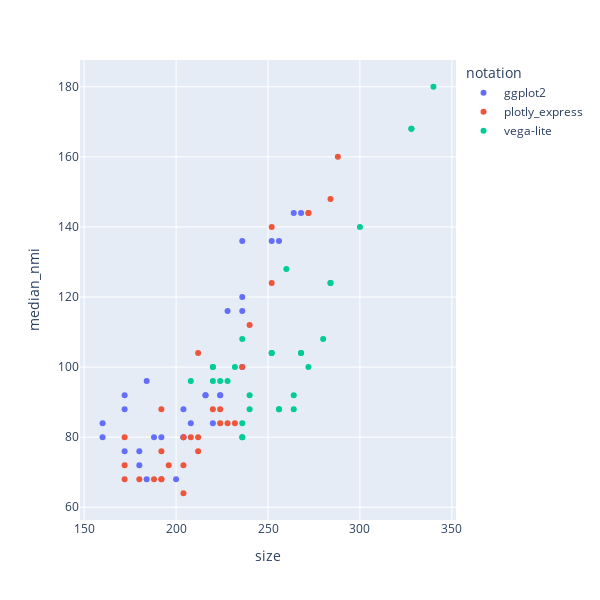

Here is the notebook cell this chart was saved with:
### Code cell
px.scatter(perspec, x="size", y="median_nmi", color="notation", hover_name="spec", height=600, width=600)

### Figure 1 — Plotly figure (JSON) as saved in the notebook; plotly's stock layout.template omitted (floating-point values rounded to 4 significant figures)
{"data": [{"hovertemplate": "<b>%{hovertext}</b><br><br>notation=ggplot2<br>size=%{x}<br>median_nmi=%{y}<extra></extra>", "hovertext": ["area_colored", "area_colored_stacked", "bar_budget", "bar_budget_avg", "bar_budget_avg_colored", "bar_count", "bar_count_100", "bar_count_colored", "bar_count_horizontal", "bar_count_ordered", "bar_count_single", "box", "box_colored", "box_faceted", "bubble", "bubble_agg", "heatmap_budget_avg", "heatmap_count", "histogram", "histogram_mean", "line", "line_colored", "ols_separate", "pie_count", "scatter", "scatter_colored", "scatter_colored_continuous", "scatter_colored_symbol", "scatter_ols_global", "scatter_ols_separate"], "legendgroup": "ggplot2", "marker": {"color": "#636efa", "symbol": "circle"}, "mode": "markers", "name": "ggplot2", "orientation": "v", "showlegend": true, "type": "scatter", "x": [252, 264, 204, 208, 236, 160, 192, 180, 160, 172, 172, 184, 200, 224, 216, 268, 224, 180, 172, 216, 236, 256, 228, 184, 188, 204, 204, 220, 236, 236], "xaxis": "x", "y": [136, 144, 80, 84, 100, 80, 80, 72, 84, 92, 88, 68, 68, 92, 92, 144, 92, 76, 76, 92, 136, 136, 116, 96, 80, 80, 88, 84, 120, 116], "yaxis": "y"}, {"hovertemplate": "<b>%{hovertext}</b><br><br>notation=plotly_express<br>size=%{x}<br>median_nmi=%{y}<extra></extra>", "hovertext": ["area_colored", "area_colored_stacked", "bar_budget", "bar_budget_avg", "bar_budget_avg_colored", "bar_count", "bar_count_100", "bar_count_colored", "bar_count_horizontal", "bar_count_ordered", "bar_count_single", "box", "box_colored", "box_faceted", "bubble", "bubble_agg", "heatmap_budget_avg", "heatmap_count", "histogram", "histogram_mean", "line", "line_colored", "ols_separate", "pie_count", "scatter", "scatter_colored", "scatter_colored_continuous", "scatter_colored_symbol", "scatter_ols_global", "scatter_ols_separate"], "legendgroup": "plotly_express", "marker": {"color": "#EF553B", "symbol": "circle"}, "mode": "markers", "name": "plotly_express", "orientation": "v", "showlegend": true, "type": "scatter", "x": [272, 288, 192, 204, 232, 172, 204, 192, 172, 212, 192, 188, 204, 220, 240, 252, 224, 192, 180, 208, 252, 272, 284, 172, 196, 212, 212, 228, 236, 224], "xaxis": "x", "y": [144, 160, 68, 72, 84, 68, 80, 68, 72, 104, 88, 68, 64, 88, 112, 124, 84, 76, 68, 80, 140, 144, 148, 80, 72, 76, 80, 84, 100, 88], "yaxis": "y"}, {"hovertemplate": "<b>%{hovertext}</b><br><br>notation=vega-lite<br>size=%{x}<br>median_nmi=%{y}<extra></extra>", "hovertext": ["area_colored", "area_colored_stacked", "bar_budget", "bar_budget_avg", "bar_budget_avg_colored", "bar_count", "bar_count_100", "bar_count_colored", "bar_count_horizontal", "bar_count_ordered", "bar_count_single", "box", "box_colored", "box_faceted", "bubble", "bubble_agg", "heatmap_budget_avg", "heatmap_count", "histogram", "histogram_mean", "line", "line_colored", "ols_separate", "pie_count", "scatter", "scatter_colored", "scatter_colored_continuous", "scatter_colored_symbol", "scatter_ols_global", "scatter_ols_separate"], "legendgroup": "vega-lite", "marker": {"color": "#00cc96", "symbol": "circle"}, "mode": "markers", "name": "vega-lite", "orientation": "v", "showlegend": true, "type": "scatter", "x": [284, 300, 236, 236, 264, 208, 252, 240, 220, 220, 224, 236, 264, 268, 268, 280, 256, 240, 220, 236, 260, 284, 328, 228, 232, 256, 252, 272, 328, 340], "xaxis": "x", "y": [124, 140, 80, 84, 92, 96, 104, 88, 96, 100, 96, 80, 88, 104, 104, 108, 88, 92, 100, 108, 128, 124, 168, 96, 100, 88, 104, 100, 168, 180], "yaxis": "y"}], "layout": {"height": 600, "legend": {"title": {"text": "notation"}, "tracegroupgap": 0}, "margin": {"t": 60}, "width": 600, "xaxis": {"anchor": "y", "autorange": true, "domain": [0, 1], "range": [147.7, 352.3], "title": {"text": "size"}, "type": "linear"}, "yaxis": {"anchor": "x", "autorange": true, "domain": [0, 1], "range": [56.37, 187.6], "title": {"text": "median_nmi"}, "type": "linear"}}}
